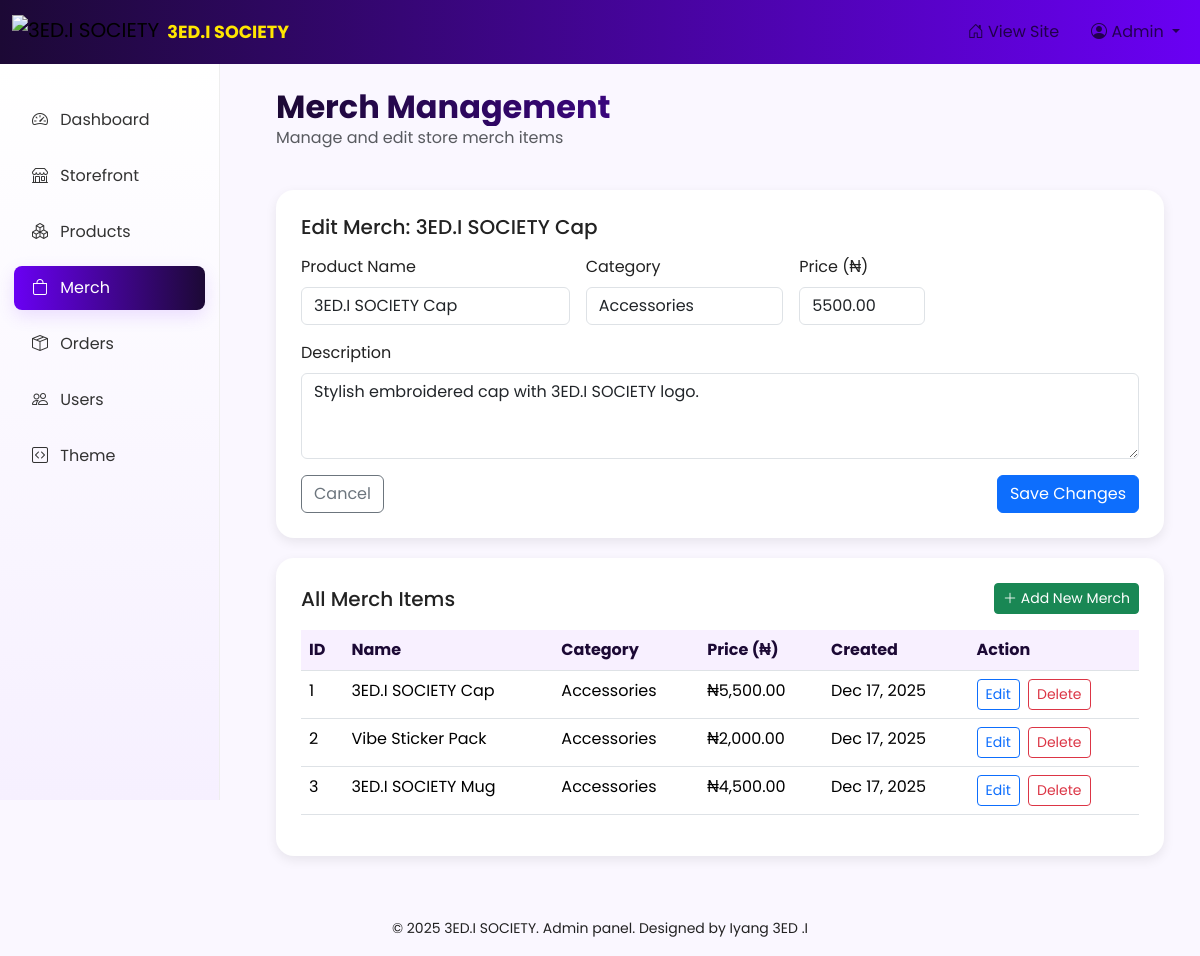
/admin/merch.php?edit=1 (signed in), run on the app's committed database.
### tables this page shows
CREATE TABLE merch (
  id INT AUTO_INCREMENT PRIMARY KEY,
  product_name VARCHAR(255) NOT NULL,
  category VARCHAR(100),
  description TEXT,
  price DECIMAL(10,2),
  image VARCHAR(255),
  created_at TIMESTAMP DEFAULT CURRENT_TIMESTAMP
);

### admin/merch.php (the view, shortened to what this page needs)
<?php
require '../db_connect.php';
$editMerch = null;
if (isset($_GET['edit'])) {
  $editId = intval($_GET['edit']);
  if ($editId > 0) {
    $stmt = $conn->prepare("SELECT * FROM merch WHERE id = ?");
    $stmt->bind_param('i', $editId);
    $stmt->execute();
    $result = $stmt->get_result();
    $editMerch = $result->fetch_assoc() ?: null;
  }
}
$merchItems = $conn->query("SELECT id, product_name, category, price, created_at FROM merch ORDER BY created_at DESC");
?>
<?php include __DIR__ . '/../theme/header.php'; ?>
<div class="container-fluid">
  <div class="row mb-4">
    <div class="col-12">
      <h2 class="mb-0">Merch Management</h2>
      <p class="text-muted">Manage and edit store merch items</p>
    </div>
  </div>
  <?php if ($editMerch): ?>
    <div class="gv-card">
      <h5 class="mb-3">Edit Merch: <?php echo htmlspecialchars($editMerch['product_name']); ?></h5>
      <form method="POST" action="">
        <div class="row g-3">
          <div class="col-md-4">
            <label class="form-label">Product Name</label>
            <input type="text" name="product_name" class="form-control" required
                   value="<?php echo htmlspecialchars($editMerch['product_name']); ?>">
          </div>
          <div class="col-md-3">
            <label class="form-label">Category</label>
            <input type="text" name="category" class="form-control"
                   value="<?php echo htmlspecialchars($editMerch['category'] ?? ''); ?>">
          </div>
          <div class="col-md-2">
            <label class="form-label">Price (₦)</label>
            <input type="number" step="0.01" name="price" class="form-control" required
                   value="<?php echo htmlspecialchars($editMerch['price']); ?>">
          </div>
          <div class="col-12">
            <label class="form-label">Description</label>
            <textarea name="description" rows="3" class="form-control"><?php echo htmlspecialchars($editMerch['description'] ?? ''); ?></textarea>
          </div>
        </div>
        <div class="mt-3 d-flex justify-content-between">
          <a href="merch.php" class="btn btn-outline-secondary">Cancel</a>
          <button type="submit" name="update_merch" class="btn btn-primary">Save Changes</button>
        </div>
      </form>
    </div>
  <?php endif; ?>
  <div class="gv-card">
    <div class="d-flex justify-content-between align-items-center mb-3">
      <h5 class="mb-0">All Merch Items</h5>
      <a href="add_merch.php" class="btn btn-success btn-sm">
        <i class="bi bi-plus-lg"></i> Add New Merch
      </a>
    </div>
    <div class="table-responsive">
      <table class="table table-hover">
        <thead>
          <tr>
            <th>ID</th>
            <th>Name</th>
            <th>Category</th>
            <th>Price (₦)</th>
            <th>Created</th>
            <th>Action</th>
          </tr>
        </thead>
        <tbody>
          <?php if ($merchItems && $merchItems->num_rows > 0): ?>
            <?php while ($merch = $merchItems->fetch_assoc()): ?>
              <tr>
                <td><?php echo $merch['id']; ?></td>
                <td><?php echo htmlspecialchars($merch['product_name']); ?></td>
                <td><?php echo htmlspecialchars($merch['category'] ?? ''); ?></td>
                <td>₦<?php echo number_format($merch['price'], 2); ?></td>
                <td><?php echo isset($merch['created_at']) ? date('M j, Y', strtotime($merch['created_at'])) : ''; ?></td>
                <td>
                  <a href="merch.php?edit=<?php echo $merch['id']; ?>" class="btn btn-sm btn-outline-primary me-1">
                    Edit
                  </a>
                  <a href="merch.php?delete=<?php echo $merch['id']; ?>"
                     class="btn btn-sm btn-outline-danger"
                     onclick="return confirm('Are you sure you want to delete this merch item?');">
                    Delete
                  </a>
                </td>
              </tr>
            <?php endwhile; ?>
          <?php else: ?>
            <tr>
              <td colspan="6" class="text-center text-muted py-4">No merch items found</td>
            </tr>
          <?php endif; ?>
        </tbody>
      </table>
    </div>
  </div>
</div>
<?php include __DIR__ . '/../theme/footer.php'; ?>

### assets/admin.css (style rules this page uses)
:root { --gv-purple: #1c0935; --gv-magenta: #6a00f4; --gv-accent: #ffe600; --gv-muted: #f6f0ff; }
body { font-family: 'Poppins', sans-serif; background: #fff; color: #222; }
.gv-card { border-radius: 14px; background: linear-gradient(180deg, #fff, #f7f3ff); padding: 24px; box-shadow: 0 8px 30px rgba(27, 0, 51, 0.06); }

### admin/merch.php (style rules this page uses)
:root { --gv-purple: #1c0935; --gv-magenta: #6a00f4; --gv-bg: #faf7ff; }
body { background: var(--gv-bg); font-family: 'Poppins', sans-serif; }
h2 { font-weight: 700; background: linear-gradient(90deg, var(--gv-purple), var(--gv-magenta)); -webkit-background-clip: text; -webkit-text-fill-color: transparent; }
.gv-card { background: #fff; border-radius: 18px; padding: 25px; box-shadow: 0 4px 12px rgba(0,0,0,0.08); margin-bottom: 20px; }
.table thead th { background-color: #f8f0ff; color: var(--gv-purple); }

### data on the page
merch: product_name "3ED.I SOCIETY Cap", category "Accessories", price "5500.00", description "Stylish embroidered cap with 3ED.I SOCIETY logo.", id "1", price "5,500.00", created_at "Dec 17, 2025"
merch: id "2", product_name "Vibe Sticker Pack", category "Accessories", price "2,000.00", created_at "Dec 17, 2025"
merch: id "3", product_name "3ED.I SOCIETY Mug", category "Accessories", price "4,500.00", created_at "Dec 17, 2025"
